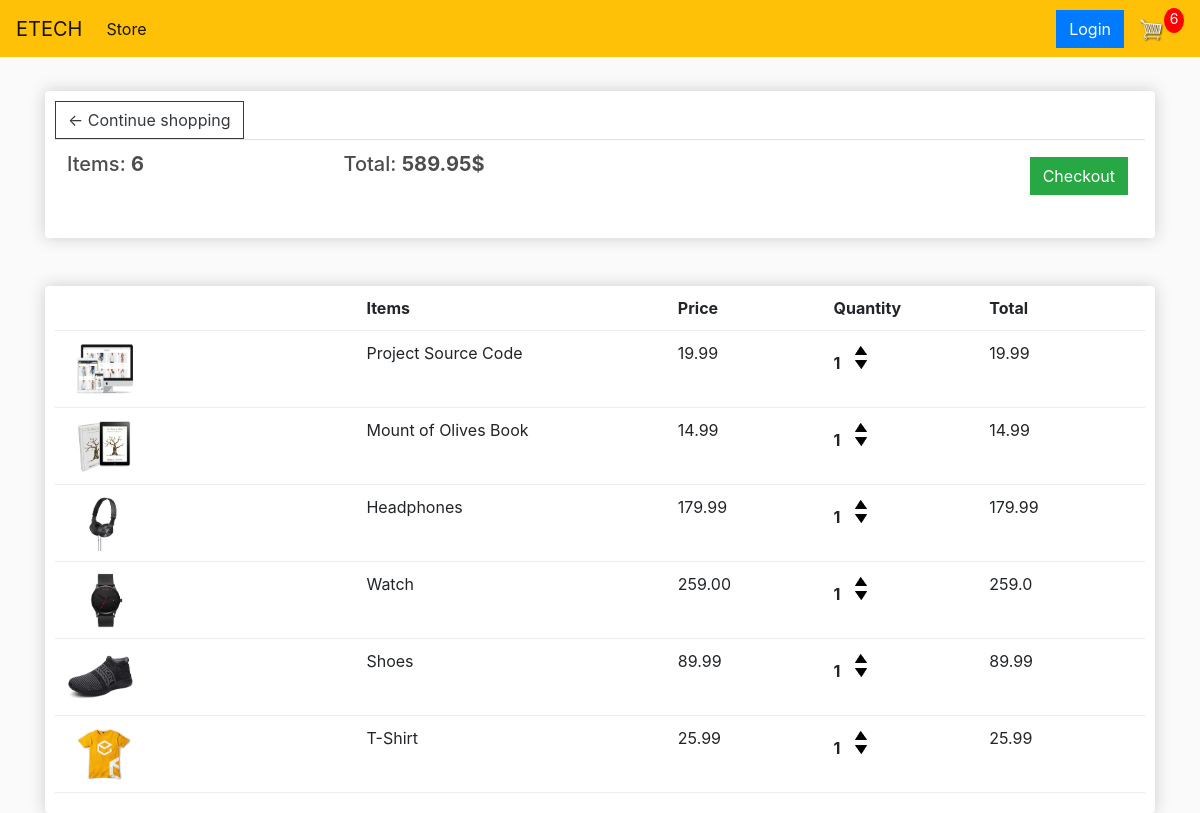
Page /Cart (signed in) on the earlier database version.
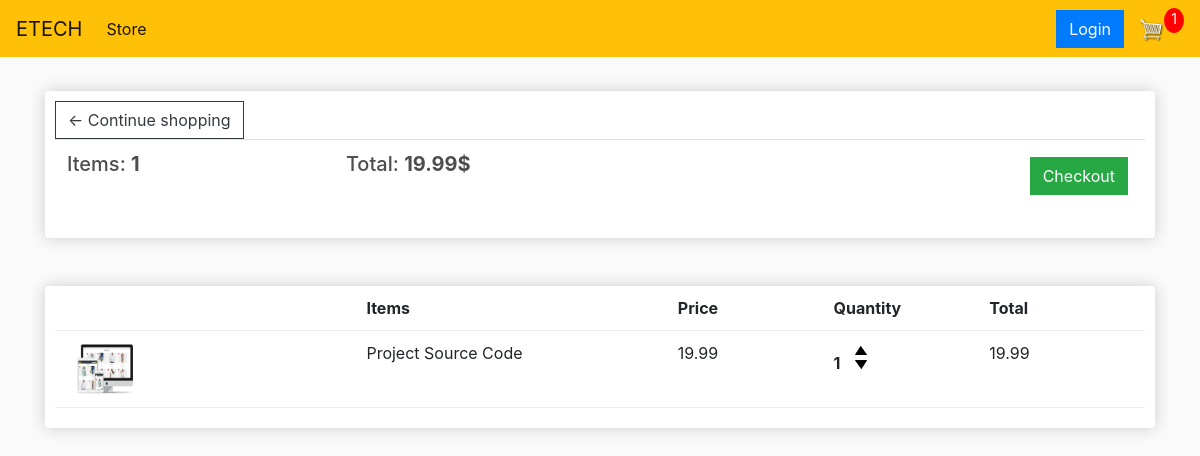
Same page on the later database version.
### store/models.py (models this page shows, shortened)
class Order(models.Model):
    customer = models.ForeignKey(Customer, on_delete=models.SET_NULL, null=True, blank=True)
    date_ordered = models.DateTimeField(auto_now_add=True)
    complete = models.BooleanField(default=False)
    transaction_id = models.CharField(max_length=100, null=True)
    @property
    def get_card_total(self):
        orderitem = self.orderitem_set.all()
        total = sum([item.get_total for item in orderitem])
        return total
    @property
    def get_card_item(self):
        orderitem = self.orderitem_set.all()
        total = sum([item.quantity for item in orderitem])
        return total

class OrderItem(models.Model):
    product = models.ForeignKey(Product, on_delete=models.SET_NULL, null=True, blank=True)
    order = models.ForeignKey(Order, on_delete=models.SET_NULL, null=True, blank=True)
    quantity = models.IntegerField(default=0, null=True, blank=True)
    date_added = models.DateTimeField(auto_now_add=True)
    @property
    def get_total(self):
        total = self.product.price * self.quantity
        return total

class Product(models.Model):
    name = models.CharField(max_length=255, null=True)
    price = models.FloatField()
    digital = models.BooleanField(default=False, null=True, blank=False)
    image = models.ImageField(null=True, blank=True)
    @property
    def imageURL(self):
        try:
            url = self.image.url
        except:
            url = ''
        return url

### store/views.py (the view)
# urls.py: path('Cart', views.cart, name='cart'),
def cart(request):
    if request.user.is_authenticated:
        customer = request.user.customer
        order, created = Order.objects.get_or_create(customer=customer, complete=False)
        items = order.orderitem_set.all()
        CartItems = order.get_card_item
    else:
        items = []
        order = {'get_card_total': 0, 'get_card_item': 0}
        CartItems = order['get_card_item']
    context = {'items': items, 'order': order, 'CartItems': CartItems}
    return render(request, 'store/Cart.html', context)

### store/templates/store/Cart.html
{% extends 'main.html' %}
{% load static %}
{% block content %}
<div class="row">
    <div class="col-lg-12">
        <div class="box-element">
            <a class="btn btn-outline-dark" href="{% url 'store' %}">&#x2190; Continue shopping </a>
            <table class="table">
                <tr>
                    <th><h5>Items: <strong>{{ order.get_card_item }}</strong></h5></th>
                    <th><h5>Total: <strong>{{ order.get_card_total | floatformat:2 }}$</strong></h5></th>
                    <th>
                        <a style="float:right; margin: 5px" class="btn btn-success" href="{% url 'checkout' %}">Checkout</a>
                    </th>
                </tr>
            </table>
        </div>
        <br>
        <br>
        <div class="box-element">
            <div class="cart-row">
                <div style="flex: 2"></div>
                <div style="flex: 2"><strong>Items</strong></div>
                <div style="flex: 1"><strong>Price</strong></div>
                <div style="flex: 1"><strong>Quantity</strong></div>
                <div style="flex: 1"><strong>Total</strong></div>
            </div>
            {% for item in items %}
            <div class="cart-row">
		        <div style="flex:2"><img class="row-image" src="{{ item.product.imageURL }}"></div>
		        <div style="flex:2"><p>{{ item.product.name }}</p></div>
		        <div style="flex:1"><p>{{ item.product.price | floatformat:2 }}</p></div>
		        <div style="flex:1">
			        <p class="quantity">{{ item.quantity }}</p>
			            <div class="quantity">
				            <img  data-product="{{ item.product.id }}"  data-action="add" class="chg-quantity update-cart" src="{% static  'image/arrow-up.png' %}">
				            <img data-product="{{ item.product.id }}" data-action="remove" class="chg-quantity update-cart" src="{% static  'image/arrow-down.png' %}">
			            </div>
                </div>
		            <div style="flex:1"><p>{{ item.get_total }}</p></div>
            </div>
            {% endfor %}
        </div>
    </div>
</div>
{% endblock %}

Differences in the rows shown:
removed OrderItem: product.imageURL (picture), product.name "Mount of Olives Book", product.price "14.99", quantity "1", get_total "14.99"
removed OrderItem: product.imageURL (picture), product.name "Headphones", product.price "179.99", quantity "1", get_total "179.99"
removed OrderItem: product.imageURL (picture), product.name "Watch", product.price "259.00", quantity "1", get_total "259.0"
removed OrderItem: product.imageURL (picture), product.name "Shoes", product.price "89.99", quantity "1", get_total "89.99"
removed OrderItem: product.imageURL (picture), product.name "T-Shirt", product.price "25.99", quantity "1", get_total "25.99"
computed for Order: get_card_item "6" → "1"; get_card_total "589.95" → "19.99"
Other differences:
{{ CartItems }}: "6" → "1"
